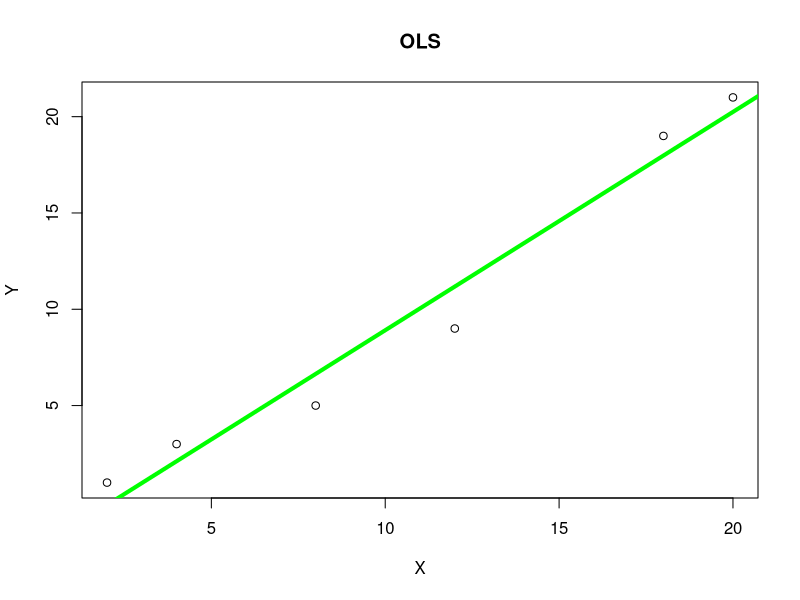

This figure's R source:
## ---- chunk 1
X = c(2, 4, 8, 12, 18, 20)
Y = c(1, 3, 5, 9, 19, 21)
## ---- chunk 2
(x_mean = mean(X))
(y_mean = mean(Y))
## ---- chunk 3
(x_err = X - x_mean)
(y_err = Y - y_mean)
## ---- chunk 4
plot(x = X, y = Y, main = "OLS")
## ---- chunk 5
B1 = sum(x_err * y_err) / sum(x_err ^ 2)
B1
## ---- chunk 6
B0 = y_mean - (B1 * x_mean)
B0
## ---- chunk 7
abline(B0, B1, col = "green", lwd = 4)
## ---- chunk 8
Y_hat = B0 + B1 * X
Y_hat
## ---- chunk 9
y_obs_err = Y_hat - Y
y_obs_err
## ---- chunk 10
y_err_sq = y_obs_err ^ 2
y_err_sq
## ---- chunk 11
sum_squared_err = sum(y_err_sq)
sum_squared_err
## ---- chunk 12
RMSE = sqrt(sum_squared_err / length(Y))
RMSE
## ---- chunk 13
RMSE == sqrt(sum(y_err_sq) / length(Y))

## double sanity check - fit the model using the lm function in R:
lm_toy = lm(Y ~ X)
lm_toy
B1
B0
summary(lm_toy)

## is our B1 the same as the slope generated by "lm" in R?
round(B1, digits = 5) == round(lm_toy$coefficients[2], digits = 5)

## is our B0 the same as the intercept generated by "lm" in R?
round(B0, digits = 5) == round(lm_toy$coefficients[1], digits = 5)
